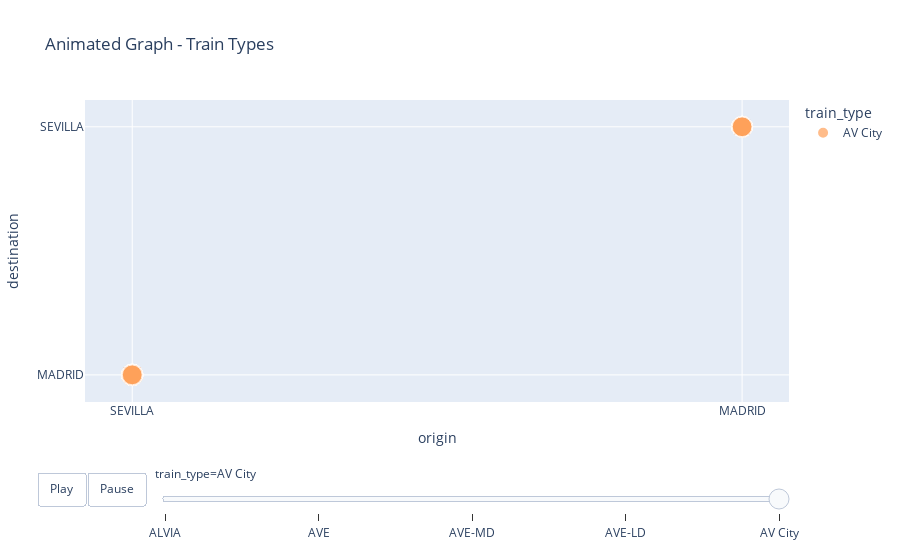

This figure's notebook cell:
### Code cell
import pandas as pd
import plotly.express as px
from ipywidgets import interact, widgets

# Read the CSV file into a DataFrame
df = pd.read_csv('Book112.csv')

# Handle NaN values in 'price' column
df['price'].fillna(0, inplace=True)  # Replace NaN values with 0, you can choose another strategy based on your data

# Animated graph
animated_fig = px.scatter(df, x='origin', y='destination', animation_frame='train_type',
                          color='train_type', size='price', hover_data=['train_class', 'fare'],
                          title='Animated Graph - Train Types')
animated_fig.update_layout(updatemenus=[dict(type='buttons', showactive=False,
                                              buttons=[dict(label='Play',
                                                            method='animate', args=[None, dict(frame=dict(duration=1000, redraw=True), fromcurrent=True)]),
                                                       dict(label='Pause',
                                                            method='animate', args=[[None], dict(frame=dict(duration=0, redraw=True), mode='immediate', transition=dict(duration=0))])])])

# Dynamic graph function
def dynamic_graph(train_type):
    filtered_data = df[df['train_type'] == train_type]
    
    fig = px.scatter(filtered_data, x='origin', y='destination',
                     color='train_type', size='price',
                     hover_data=['train_class', 'fare'],
                     title=f'Dynamic Graph - {train_type} Trains')
    fig.show()

# Interactive widgets for dynamic graph
train_type_widget = widgets.Dropdown(
    options=list(df['train_type'].unique()),
    value=df['train_type'].iloc[0],
    description='Train Type'
)

interact(dynamic_graph, train_type=train_type_widget)
animated_fig.show()

### Figure 1 — Plotly figure (JSON) as saved in the notebook; plotly's stock layout.template omitted (floating-point values rounded to 4 significant figures)
{"data": [{"customdata": [["Turista Plus", "Promo"], ["Turista", "Flexible"], ["Turista Plus", "Promo"], ["Turista Plus", "Promo"], ["Turista", "Promo"], ["Turista Plus", "Promo"], ["Turista Plus", "Promo"], ["Turista Plus", "Promo"], ["Turista Plus", "Promo"], ["Turista", "Flexible"], ["Turista Plus", "Promo"], ["Turista Plus", "Promo"], ["Turista", "Promo"], ["Turista Plus", "Promo"], ["Turista Plus", "Promo"], ["Turista Plus", "Promo"], ["Turista", "Promo"], ["Turista Plus", "Promo"], ["Turista Plus", "Promo"], ["Turista Plus", "Promo"], ["Turista Plus", "Promo"], ["Turista", "Flexible"], ["Turista Plus", "Promo"], ["Turista Plus", "Promo"], ["Turista", "Promo"], ["Turista Plus", "Promo"], ["Turista Plus", "Promo"], ["Turista Plus", "Promo"], ["Turista Plus", "Promo"], ["Turista", "Flexible"], ["Turista Plus", "Promo"], ["Turista Plus", "Promo"], ["Turista Plus", "Promo"], ["Turista", "Flexible"], ["Turista Plus", "Promo"], ["Turista Plus", "Promo"], ["Turista", "Promo"], ["Turista Plus", "Promo"], ["Turista Plus", "Promo"], ["Turista Plus", "Promo"], ["Turista Plus", "Promo"], ["Turista Plus", "Promo"], ["Turista Plus", "Promo"], ["Turista", "Flexible"], ["Turista", "Promo"], ["Turista Plus", "Promo"], ["Turista Plus", "Promo"], ["Turista Plus", "Promo"], ["Turista Plus", "Promo"], ["Turista", "Flexible"], ["Turista Plus", "Promo"], ["Turista Plus", "Promo"], ["Turista", "Promo"], ["Turista Plus", "Promo"], ["Turista Plus", "Promo"], ["Turista Plus", "Promo"]], "hovertemplate": "train_type=AV City<br>origin=%{x}<br>destination=%{y}<br>price=%{marker.size}<br>train_class=%{customdata[0]}<br>fare=%{customdata[1]}<extra></extra>", "legendgroup": "AV City", "marker": {"color": "#FFA15A", "size": [58.95, 62.2, 58.95, 52.2, 49.15, 52.2, 58.95, 52.2, 58.95, 62.2, 58.95, 52.2, 49.15, 52.2, 58.95, 52.2, 49.15, 52.2, 58.95, 52.2, 58.95, 62.2, 58.95, 52.2, 49.15, 52.2, 58.95, 52.2, 58.95, 62.2, 58.95, 52.2, 58.95, 62.2, 58.95, 52.2, 49.15, 52.2, 58.95, 52.2, 58.95, 52.2, 58.95, 62.2, 49.15, 52.2, 58.95, 52.2, 58.95, 62.2, 58.95, 52.2, 49.15, 52.2, 58.95, 52.2], "sizemode": "area", "sizeref": 0.2692, "symbol": "circle"}, "mode": "markers", "name": "AV City", "orientation": "v", "showlegend": true, "type": "scatter", "x": ["SEVILLA", "SEVILLA", "SEVILLA", "SEVILLA", "MADRID", "MADRID", "MADRID", "MADRID", "SEVILLA", "SEVILLA", "SEVILLA", "SEVILLA", "MADRID", "MADRID", "MADRID", "MADRID", "MADRID", "MADRID", "MADRID", "MADRID", "SEVILLA", "SEVILLA", "SEVILLA", "SEVILLA", "MADRID", "MADRID", "MADRID", "MADRID", "SEVILLA", "SEVILLA", "SEVILLA", "SEVILLA", "SEVILLA", "SEVILLA", "SEVILLA", "SEVILLA", "MADRID", "MADRID", "MADRID", "MADRID", "SEVILLA", "SEVILLA", "SEVILLA", "SEVILLA", "MADRID", "MADRID", "MADRID", "MADRID", "SEVILLA", "SEVILLA", "SEVILLA", "SEVILLA", "MADRID", "MADRID", "MADRID", "MADRID"], "xaxis": "x", "y": ["MADRID", "MADRID", "MADRID", "MADRID", "SEVILLA", "SEVILLA", "SEVILLA", "SEVILLA", "MADRID", "MADRID", "MADRID", "MADRID", "SEVILLA", "SEVILLA", "SEVILLA", "SEVILLA", "SEVILLA", "SEVILLA", "SEVILLA", "SEVILLA", "MADRID", "MADRID", "MADRID", "MADRID", "SEVILLA", "SEVILLA", "SEVILLA", "SEVILLA", "MADRID", "MADRID", "MADRID", "MADRID", "MADRID", "MADRID", "MADRID", "MADRID", "SEVILLA", "SEVILLA", "SEVILLA", "SEVILLA", "MADRID", "MADRID", "MADRID", "MADRID", "SEVILLA", "SEVILLA", "SEVILLA", "SEVILLA", "MADRID", "MADRID", "MADRID", "MADRID", "SEVILLA", "SEVILLA", "SEVILLA", "SEVILLA"], "yaxis": "y"}], "layout": {"autosize": true, "legend": {"itemsizing": "constant", "title": {"text": "train_type"}, "tracegroupgap": 0}, "sliders": [{"active": 4, "currentvalue": {"prefix": "train_type="}, "len": 0.9, "pad": {"b": 10, "t": 60}, "steps": [{"args": [["ALVIA"], {"frame": {"duration": 0, "redraw": false}, "fromcurrent": true, "mode": "immediate", "transition": {"duration": 0, "easing": "linear"}}], "label": "ALVIA", "method": "animate"}, {"args": [["AVE"], {"frame": {"duration": 0, "redraw": false}, "fromcurrent": true, "mode": "immediate", "transition": {"duration": 0, "easing": "linear"}}], "label": "AVE", "method": "animate"}, {"args": [["AVE-MD"], {"frame": {"duration": 0, "redraw": false}, "fromcurrent": true, "mode": "immediate", "transition": {"duration": 0, "easing": "linear"}}], "label": "AVE-MD", "method": "animate"}, {"args": [["AVE-LD"], {"frame": {"duration": 0, "redraw": false}, "fromcurrent": true, "mode": "immediate", "transition": {"duration": 0, "easing": "linear"}}], "label": "AVE-LD", "method": "animate"}, {"args": [["AV City"], {"frame": {"duration": 0, "redraw": false}, "fromcurrent": true, "mode": "immediate", "transition": {"duration": 0, "easing": "linear"}}], "label": "AV City", "method": "animate"}], "x": 0.1, "xanchor": "left", "y": 0, "yanchor": "top"}], "title": {"text": "Animated Graph - Train Types"}, "updatemenus": [{"active": 0, "buttons": [{"args": [null, {"frame": {"duration": 1000, "redraw": true}, "fromcurrent": true}], "label": "Play", "method": "animate"}, {"args": [[null], {"frame": {"duration": 0, "redraw": true}, "mode": "immediate", "transition": {"duration": 0}}], "label": "Pause", "method": "animate"}], "direction": "left", "pad": {"r": 10, "t": 70}, "showactive": false, "type": "buttons", "x": 0.1, "xanchor": "right", "y": 0, "yanchor": "top"}], "xaxis": {"anchor": "y", "autorange": true, "domain": [0, 1], "range": [-0.1346, 2.137], "title": {"text": "origin"}, "type": "category"}, "yaxis": {"anchor": "x", "autorange": true, "domain": [0, 1], "range": [-0.3844, 2.203], "title": {"text": "destination"}, "type": "category"}}}
